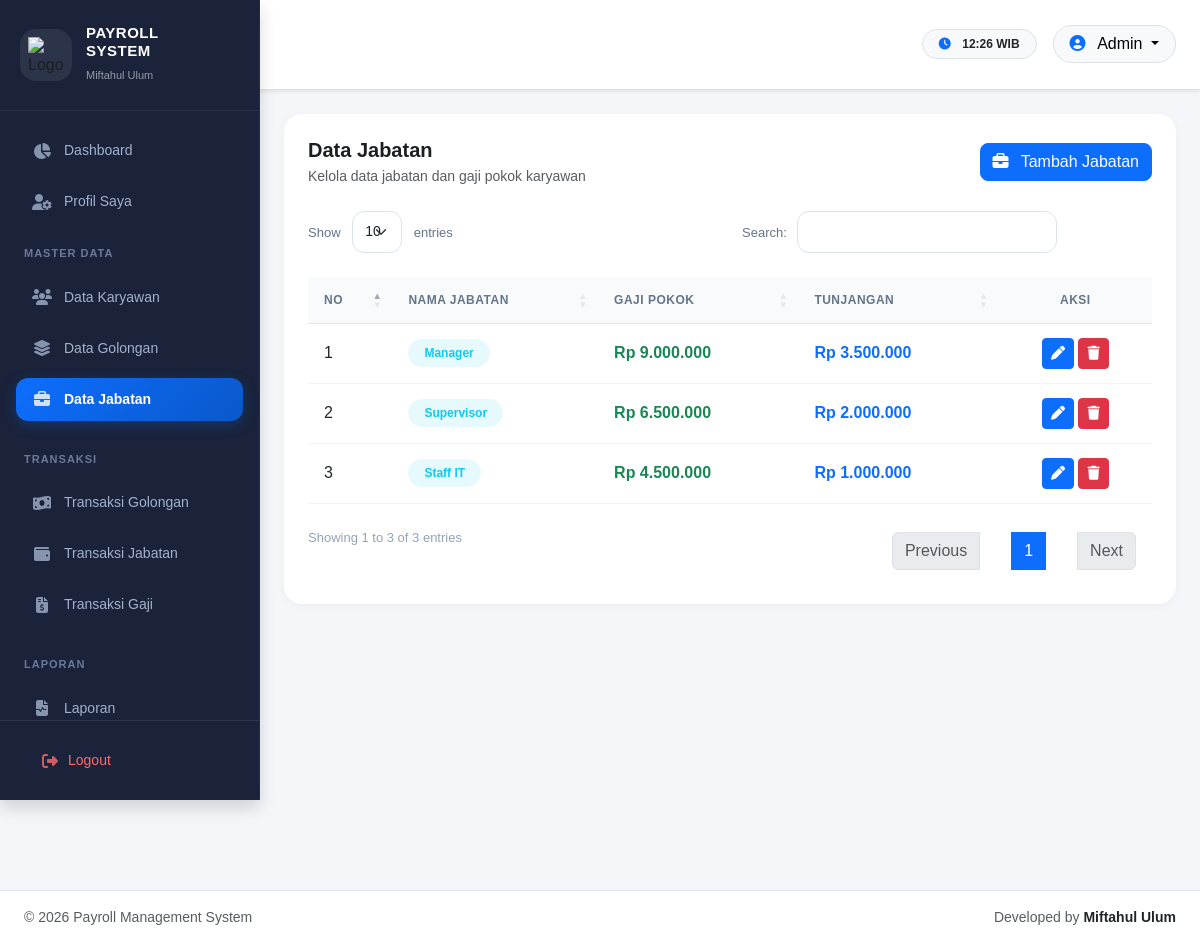
The page /index.php?page=jabatan (signed in) on the database its author committed.
### tables this page shows
CREATE TABLE jabatan (
id_jabatan INT AUTO_INCREMENT PRIMARY KEY,
nama_jabatan VARCHAR(100) NOT NULL,
gaji_pokok BIGINT NOT NULL DEFAULT 0,
tunjangan_jabatan BIGINT NOT NULL DEFAULT 0,
created_at TIMESTAMP DEFAULT CURRENT_TIMESTAMP
);

### pages/jabatan/index.php (the view, shortened to what this page needs)
<div class="card-dashboard p-4">
    <div class="d-flex justify-content-between align-items-center flex-wrap gap-3 mb-4">
        <div>
            <h5 class="fw-bold mb-1">
                Data Jabatan
            </h5>
            <p class="text-muted small mb-0">
                Kelola data jabatan dan gaji pokok karyawan
            </p>
        </div>
        <button class="btn btn-primary rounded-3" data-bs-toggle="collapse" data-bs-target="#formTambahJabatan">
            <i class="fa-solid fa-briefcase me-2"></i>
            Tambah Jabatan
        </button>
    </div>
    <div class="table-responsive">
        <table class="table table-hover align-middle datatable">
            <thead class="table-light">
                <tr>
                    <th width="10%">
                        No
                    </th>
                    <th>
                        Nama Jabatan
                    </th>
                    <th>
                        Gaji Pokok
                    </th>
                    <th>
                        Tunjangan
                    </th>
                    <th class="text-center no-sort">
                        Aksi
                    </th>
                </tr>
            </thead>
            <tbody>
                <?php
                $no = 1;
                $sql = mysqli_query(
                    $koneksi,
                    "SELECT *
                     FROM jabatan
                     ORDER BY id_jabatan DESC"
                );
                while ($row = mysqli_fetch_assoc($sql)) {
                ?>
                <tr>
                    <td>
                        <?= $no++ ?>
                    </td>
                    <td>
                        <span class="badge bg-info bg-opacity-10 text-info px-3 py-2 rounded-pill">
                            <?= $row['nama_jabatan'] ?>
                        </span>
                    </td>
                    <td class="fw-bold text-success">
                        Rp
                        <?= number_format($row['gaji_pokok'], 0, ',', '.') ?>
                    </td>
                    <td class="fw-bold text-primary">
                        Rp
                        <?= number_format($row['tunjangan_jabatan'], 0, ',', '.') ?>
                    </td>
                    <td class="text-center">
                        <button class="btn btn-primary btn-sm" data-bs-toggle="modal"
                            data-bs-target="#edit<?= $row['id_jabatan'] ?>">
                            <i class="fa-solid fa-pen"></i>
                        </button>
                        <a href="index.php?page=jabatan&action=hapus&id=<?= $row['id_jabatan'] ?>"
                            class="btn btn-danger btn-sm" data-delete="true" data-message="Hapus data jabatan ini?">
                            <i class="fa-solid fa-trash"></i>
                        </a>
                    </td>
                </tr>
                <?php } ?>
            </tbody>
        </table>
    </div>
</div>

### assets/css/style.css (style rules this page uses)
:root { --primary: #3e7ccb; --primary-hover: #3469ad; --bg-light: #f5f7fb; }
body { background-color: var(--bg-light); color: #1c1e21; overflow-x: hidden; font-family: "Plus Jakarta Sans", sans-serif; }
* { scrollbar-width: thin; scrollbar-color: #ccc #f1f1f1; }
body { background: #f4f6f9; }
.card-dashboard { background: white; border-radius: 24px; box-shadow: 0 2px 10px rgba(0, 0, 0, 0.04); }

### assets/css/dashboard.css (style rules this page uses)
.card-dashboard { border: none; border-radius: 18px; overflow: hidden; transition: transform 0.25s ease, box-shadow 0.25s ease; background: #fff; }

### assets/css/datatable.css (style rules this page uses)
table.dataTable { border-collapse: separate !important; border-spacing: 0; }
table.dataTable thead th { background: #f8fafc !important; color: #64748b !important; font-size: 12px; font-weight: 700; text-transform: uppercase; letter-spacing: 0.5px; border-bottom: 1px solid #e2e8f0 !important; padding: 14px 16px !important; }
table.dataTable tbody td { padding: 14px 16px !important; vertical-align: middle; border-bottom: 1px solid #f1f5f9; }
table.dataTable tbody tr { transition: background 0.2s ease; }

### rows shown on the page
jabatan: nama_jabatan "Manager", gaji_pokok "9.000.000", tunjangan_jabatan "3.500.000"
jabatan: nama_jabatan "Supervisor", gaji_pokok "6.500.000", tunjangan_jabatan "2.000.000"
jabatan: nama_jabatan "Staff IT", gaji_pokok "4.500.000", tunjangan_jabatan "1.000.000"

### other values the page prints
$_SESSION['role'] "Admin"
